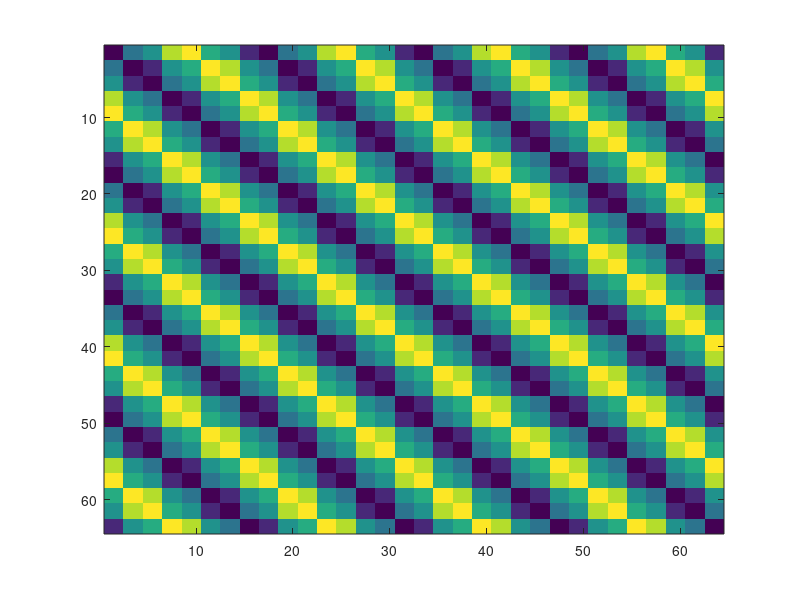
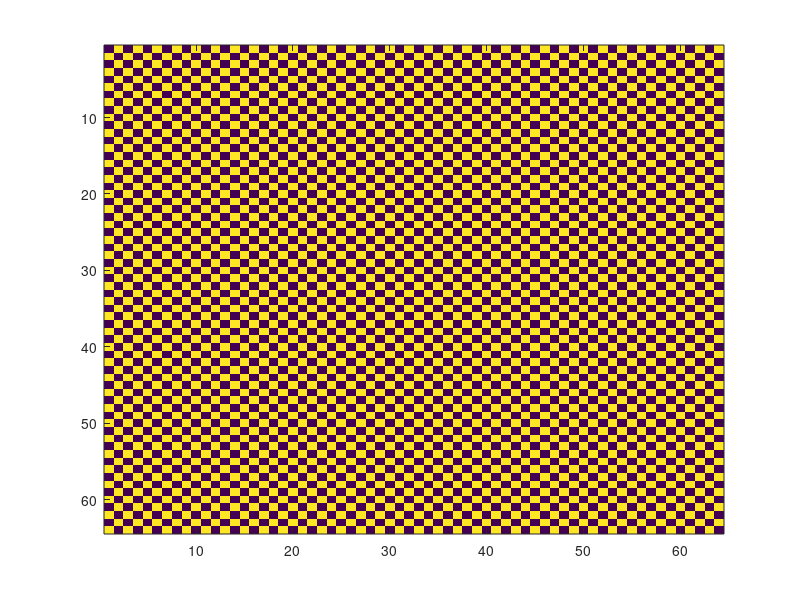
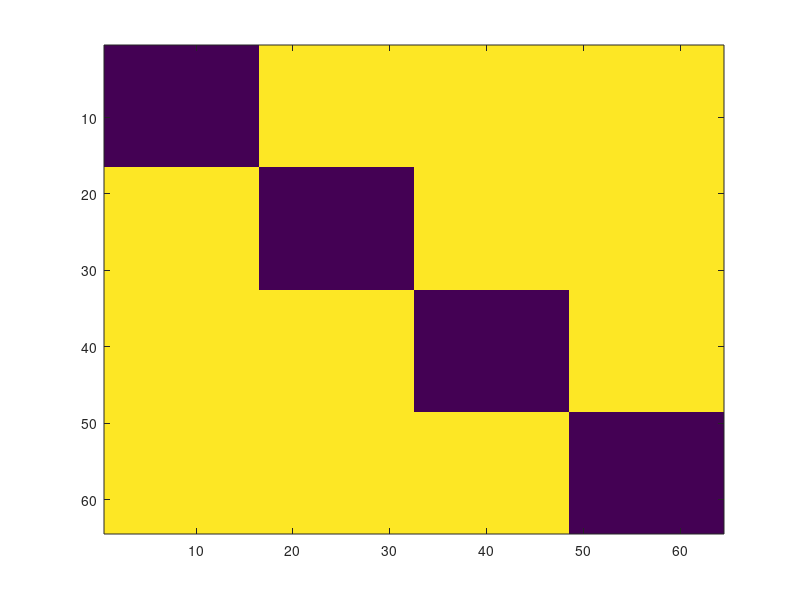
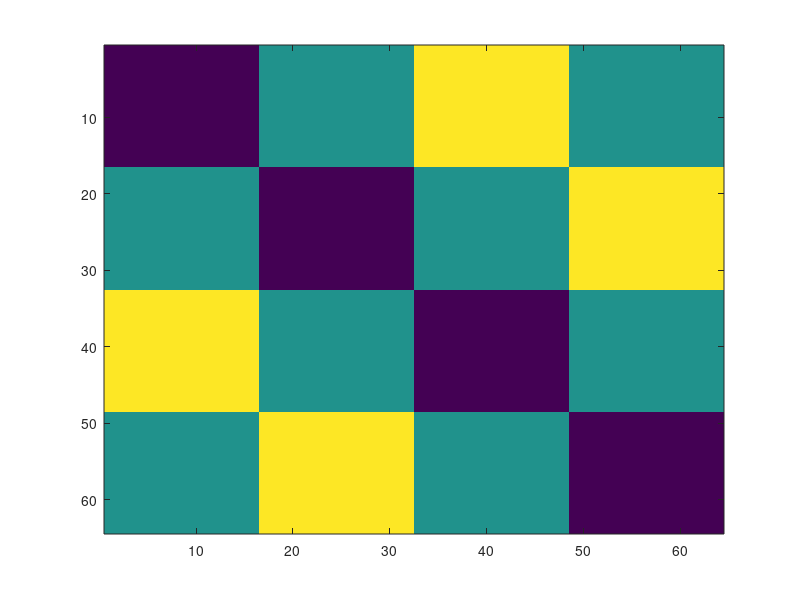

Source code (MATLAB) for these figures, in order:
%% set up

close all;
clearvars;
clc;

fprintf('setting up %s\n', mfilename);

rootdir = pwd; %'\\cbsu\data\Group\Woolgar-Lab\projects\Dorian\EvAccum'; % root directory

%% do stimulus matrix

% test rule entry values (entered as prompted in script)
d.easy_rule = 80;
d.hard_rule = 10;

% how many blocks
p.num_blocks = 20;

% trial settings (*p.stim_mat* = parameter required to calculate stimulus condition matrix)
p.num_trials_per_block = 64; % *p.stim_mat*
p.num_cues = 4; % *p.stim_mat*
p.num_motion_coherence = 8; % *p.stim_mat*
p.cue_directions = 45:90:315; % *p.stim_mat* - refers to the direction of the upward arrow of the doublesided arrow cue in stimdir
p.dot_motion_directions = union([p.cue_directions+d.easy_rule],[p.cue_directions+d.hard_rule]); % *p.stim_mat* - adds easy rule and hard rule to each cue, then puts them in a vector sorted low to high

% create matrix specifying stimulus conditions per trial:
%  1)  cue direction (1-4)
%  2)  cue direction in degrees
%  3)  dot motion direction condition (1-8)
%  4)  dot motion direction in degrees
%  5)  coherence difficulty (1 = easy, 2 = hard)
%  6)  matching distance from cue direction (absolute value) - used to calc match and match difficulty
%  7)  match blue (1) or match orange (2)
%  8)  matching difficulty (1 = easy, 2 = difficult)
%  9)  gives you a unique number for each trial condition
% 10)  gives a number based on 9 for meg triggers
% note: if you try to test with two matching angles that are the same, you
%       will get an error, so make them different by at least 1 degree. this is
%       because we use 'union()' to calc matching distance from cue direction.

% create matrix
p.stim_mat = zeros(p.num_trials_per_block,10);

% create columns
p.stim_mat(:,1) = sort(repmat(1:p.num_cues,[1,p.num_trials_per_block/p.num_cues]));
p.stim_mat(:,2) = p.cue_directions(p.stim_mat(:,1));
p.stim_mat(:,3) = repmat(sort(repmat(1:p.num_motion_coherence,[1,p.num_trials_per_block/p.num_cues/p.num_motion_coherence])),[1,p.num_cues]);
p.stim_mat(:,4) = p.dot_motion_directions(p.stim_mat(:,3));
temp = p.stim_mat(:,4);
temp(temp > 360) = temp(temp > 360) - 360;
p.stim_mat(:,4) = temp; clear temp;
p.stim_mat(:,5) = repmat(sort(repmat(1:2,[1,p.num_trials_per_block/p.num_cues/p.num_motion_coherence/2])),[1,p.num_cues*p.num_motion_coherence]);
dist = abs([p.stim_mat(:,4)-360,p.stim_mat(:,4),p.stim_mat(:,4)+360]-repmat(p.stim_mat(:,2),[1,3]));
p.stim_mat(:,6) = min(dist,[],2);
p.stim_mat(:,7) = (p.stim_mat(:,6)>90)+1;
p.stim_mat(:,8) = ~((p.stim_mat(:,6)==min(p.stim_mat(:,6)))|(p.stim_mat(:,6)==max(p.stim_mat(:,6))))+1;
p.stim_mat(:,9) = 1:length(p.stim_mat(:,9));
p.stim_mat(:,10) = p.stim_mat(:,9)+[0:2:127]'+5;

easy_coh = (find(p.stim_mat(:,5) == 1));
hard_coh = (find(p.stim_mat(:,5) == 2));
easy_dec = (find(p.stim_mat(:,8) == 1));
hard_dec = (find(p.stim_mat(:,8) == 2));

eced = easy_coh(ismember(easy_coh,easy_dec));
echd = easy_coh(ismember(easy_coh,hard_dec));
hced = hard_coh(ismember(hard_coh,easy_dec));
hchd = hard_coh(ismember(hard_coh,hard_dec));

% clear floating variables
clear dist;

% shuffle the trial condition order for each block into 'd.stim_mat_all' then re-sort by cue
% for block=1:p.num_blocks
%     d.stim_mat_all(:,:,block) = p.stim_mat(Shuffle(1:p.num_trials_per_block),:);
%     d.stim_mat_all(:,:,block) = sortrows(d.stim_mat_all(:,:,block),1);
% end
% clear floating variables
clear block;

%% RDM - stimulus distance
% minimum angle between cues

mat1 = repmat(p.stim_mat(:,4),1,64); % repeat column 3 (cue direction code) for trial columns

mat2 = repmat(p.stim_mat(:,4)',64,1); % repeat column 3 transposed for trial rows

mat3 = mod(mat1-mat2,360); % normalised difference between angles

rdm_stim = min(360-mat3,mat3); % the smallest of the two differences between angles

clear mat1 mat2 mat3

imagesc(rdm_stim);
savefig('rdm_stim')

%% RDM - coherence
% coherence level same or different

mat1 = repmat(p.stim_mat(:,5),1,64); % repeat coherence for trial cols

mat2 = repmat(p.stim_mat(:,5)',64,1); % repeat coherence for trial rows

rdm_coh = mat1~=mat2; % if not equal, 1 (dissimilar) else 0

clear mat1 mat2

imagesc(rdm_coh);
savefig('rdm_coh')

%% RDM - cue
% cue as same or different

mat1 = repmat(p.stim_mat(:,1),1,64); % repeat cue code for trials as columns

mat2 = repmat(p.stim_mat(:,1)',64,1); % repeat cue code for trials as rows

rdm_cue_simple = mat1~=mat2; % if they aren't equal, then 1 (dissimilar) otherwise 0

imagesc(rdm_cue_simple);
savefig('rdm_cue_simple');

%% RDM - cue detail
% same and opposite cues different, and medial are equal

mat1 = repmat(p.stim_mat(:,1),1,64); % repeat cue code for trials as columns

mat2 = repmat(p.stim_mat(:,1)',64,1); % repeat cue code for trials as rows

rdm_cue_detail = abs(mat1-mat2); % minus one from the other to get dissimilarity

rdm_cue_detail(rdm_cue_detail == 3) = 1; % the furthest distant are actually closer again

clear mat1 mat2

imagesc(rdm_cue_detail);
savefig('rdm_cue_detail');
%% RDM - decision boundary
% same and opposite cues same, and medial are equally different

mat1 = repmat(p.stim_mat(:,1),1,64); % repeat cue code for trials as columns

mat2 = repmat(p.stim_mat(:,1)',64,1); % repeat cue code for trials as rows

rdm_decbdry = abs(mat1-mat2); % minus one from the other to get dissimilarity

rdm_decbdry(rdm_decbdry == 3) = 1;
rdm_decbdry(rdm_decbdry == 2) = 0;

clear mat1 mat2

imagesc(rdm_decbdry);
savefig('rdm_decbdry');

%% RDM - rule difficulty
% rule difficulty same or different
mat1 = repmat(p.stim_mat(:,8),1,64); % repeat difficulty for trial cols

mat2 = repmat(p.stim_mat(:,8)',64,1); % repeat difficulty for trial rows

rdm_rulediff = mat1~=mat2; % if not equal, 1 (dissimilar) else 0

clear mat1 mat2

imagesc(rdm_rulediff);
savefig('rdm_rulediff');

%% RDM - response
% response button same or different

mat1 = repmat(p.stim_mat(:,7),1,64); % repeat for trial columns

mat2 = repmat(p.stim_mat(:,7)',64,1); % repeat for trial rows

rdm_resp = mat1~=mat2; % if not equal, 1 (dissimilar) else 0

clear mat1 mat2

imagesc(rdm_resp);
savefig('rdm_resp');

%% RDM - decision
% same or different side of the decision boundary

% then you need to do two more:
% 1. decisions made - so 1-4 cue one is different from 3-6 cue 2 and 5-8 cue 3 and 7-2 cue 4
% 2. decisions made detail - so 1-4 cue one is LESS different to 3-6 cue 2 THAN 5-8 cue 3

rdm_dec = rdm_cue_detail; % pull in the cue information (same, medial, or opposite) so we can use the response as a proxy for all decisions on one half of the dec bndry

for i1 = 1:length(rdm_dec(:,1))
    for i2 = 1:length(rdm_dec(1,:))
        if rdm_resp(i1,i2) == 1 && rdm_dec(i1,i2) == 0 % when the cue is the same but the response (proxy for direction) is on the other side of the decision boundary
            rdm_dec(i1,i2) = 2; % code as opposite
        elseif rdm_resp(i1,i2) == 1 &&  rdm_dec(i1,i2) == 2 % when the cue is opposite and the response (proxy for direction) is on the other side of the decision boundary
            rdm_dec(i1,i2) = 0; % code as the same
        elseif rdm_dec(i1,i2) == 1
                rdm_dec(i1,i2) = 1; % otherwise make no assumption about distance (should be NaNs, but code as number for visual)
        end
    end
end

imagesc(rdm_dec);
savefig('rdm_dec');

rdm_dec_diff = rdm_cue_simple; % pull in the cue information (same or different) so we can use the response as a proxy for all decisions on one half of the dec bndry
rdm_dec_diff = rdm_dec_diff-1; % make different trials 0 and same trials -1
for i1 = 1:length(rdm_dec_diff(:,1))
    for i2 = 1:length(rdm_dec_diff(1,:))
        if rdm_dec_diff(i1,i2) == -1 && rdm_resp(i1,i2) == 1 % if the response is a 1 on same trials, make it a 1
            rdm_dec_diff(i1,i2) = 1;
        end
    end
end

imagesc(rdm_dec_diff);
savefig('rdm_dec_diff');

%% extract specific trials

rdm_dec_eced = rdm_dec(eced,eced);
rdm_dec_eced_tri = triu(rdm_dec_eced,1); % get upper triangle above the first diagonal
%corrcoef(x)
rdm_dec_echd = rdm_dec(echd,echd);
rdm_dec_echd_tri = triu(rdm_dec_echd,1); % get upper triangle above the first diagonal
rdm_dec_hced = rdm_dec(hced,hced);
rdm_dec_hced_tri = triu(rdm_dec_hced,1); % get upper triangle above the first diagonal
rdm_dec_hchd = rdm_dec(hchd,hchd);
rdm_dec_hchd_tri = triu(rdm_dec_hchd,1); % get upper triangle above the first diagonal

figure
visualise(1)=subplot(2,2,1);
imagesc(rdm_dec_eced);
visualise(2)=subplot(2,2,2);
imagesc(rdm_dec_echd);
visualise(3)=subplot(2,2,3);
imagesc(rdm_dec_hced);
visualise(4)=subplot(2,2,4);
imagesc(rdm_dec_hchd);
t(1)=title(visualise(1),'eced');
t(2)=title(visualise(2),'echd');
t(3)=title(visualise(3),'hced');
t(4)=title(visualise(4),'hchd');

%% show all figures

% create subplot and map rdms to it
figure
visualise(1)=subplot(2,3,1);
imagesc(rdm_stim);
visualise(2)=subplot(2,3,2);
imagesc(rdm_cue_detail);
visualise(3)=subplot(2,3,3);
imagesc(rdm_decbdry);
visualise(4)=subplot(2,3,4);
imagesc(rdm_resp);
visualise(5)=subplot(2,3,5);
imagesc(rdm_dec);
visualise(6)=subplot(2,3,6);
imagesc(rdm_dec_diff);


% add a legend
t(1)=title(visualise(1),'stimulus');
t(5)=title(visualise(2),'cue');
t(2)=title(visualise(3),'decision boundary');
t(3)=title(visualise(4),'button press');
t(4)=title(visualise(5),'motion classification detail');
t(5)=title(visualise(6),'motion classification simple');